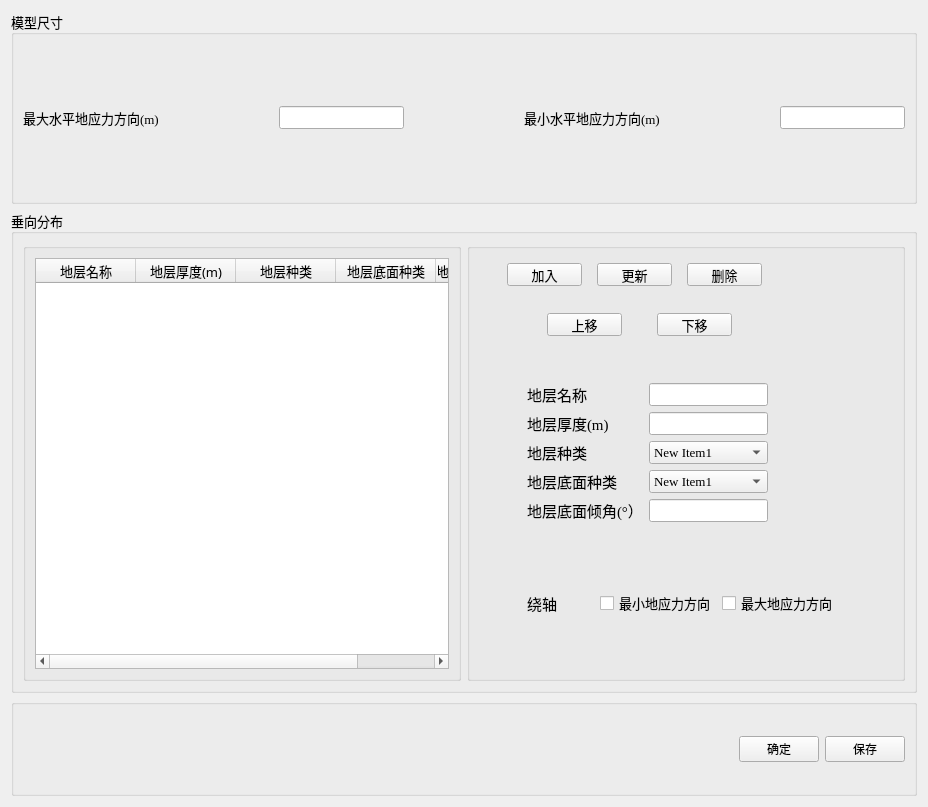
<?xml version="1.0" encoding="UTF-8"?>
<ui version="4.0">
 <class>Form</class>
 <widget class="QWidget" name="Form">
  <property name="geometry">
   <rect>
    <x>0</x>
    <y>0</y>
    <width>928</width>
    <height>807</height>
   </rect>
  </property>
  <property name="windowTitle">
   <string>地层分布设置</string>
  </property>
  <layout class="QVBoxLayout" name="verticalLayout" stretch="2,5,1">
   <item>
    <widget class="QGroupBox" name="groupBox">
     <property name="font">
      <font>
       <family>Agency FB</family>
       <pointsize>10</pointsize>
      </font>
     </property>
     <property name="title">
      <string>模型尺寸</string>
     </property>
     <layout class="QHBoxLayout" name="horizontalLayout">
      <item>
       <widget class="QLabel" name="label">
        <property name="font">
         <font>
          <family>Times New Roman</family>
          <pointsize>10</pointsize>
         </font>
        </property>
        <property name="text">
         <string>最大水平地应力方向(m)</string>
        </property>
       </widget>
      </item>
      <item>
       <spacer name="horizontalSpacer_2">
        <property name="orientation">
         <enum>Qt::Horizontal</enum>
        </property>
        <property name="sizeHint" stdset="0">
         <size>
          <width>40</width>
          <height>20</height>
         </size>
        </property>
       </spacer>
      </item>
      <item>
       <widget class="QLineEdit" name="lineEdit_1">
        <property name="font">
         <font>
          <family>Times New Roman</family>
         </font>
        </property>
       </widget>
      </item>
      <item>
       <spacer name="horizontalSpacer">
        <property name="orientation">
         <enum>Qt::Horizontal</enum>
        </property>
        <property name="sizeHint" stdset="0">
         <size>
          <width>40</width>
          <height>20</height>
         </size>
        </property>
       </spacer>
      </item>
      <item>
       <widget class="QLabel" name="label_2">
        <property name="font">
         <font>
          <family>Times New Roman</family>
          <pointsize>10</pointsize>
         </font>
        </property>
        <property name="text">
         <string>最小水平地应力方向(m)</string>
        </property>
       </widget>
      </item>
      <item>
       <spacer name="horizontalSpacer_3">
        <property name="orientation">
         <enum>Qt::Horizontal</enum>
        </property>
        <property name="sizeHint" stdset="0">
         <size>
          <width>40</width>
          <height>20</height>
         </size>
        </property>
       </spacer>
      </item>
      <item>
       <widget class="QLineEdit" name="lineEdit_2">
        <property name="font">
         <font>
          <family>Times New Roman</family>
         </font>
        </property>
       </widget>
      </item>
     </layout>
    </widget>
   </item>
   <item>
    <widget class="QGroupBox" name="groupBox_2">
     <property name="font">
      <font>
       <family>Agency FB</family>
       <pointsize>10</pointsize>
      </font>
     </property>
     <property name="title">
      <string>垂向分布</string>
     </property>
     <layout class="QHBoxLayout" name="horizontalLayout_2" stretch="1,1">
      <item>
       <widget class="QGroupBox" name="groupBox_4">
        <property name="title">
         <string/>
        </property>
        <layout class="QHBoxLayout" name="horizontalLayout_3">
         <item>
          <widget class="QTableWidget" name="tableWidget">
           <column>
            <property name="text">
             <string>地层名称</string>
            </property>
           </column>
           <column>
            <property name="text">
             <string>地层厚度(m)</string>
            </property>
           </column>
           <column>
            <property name="text">
             <string>地层种类</string>
            </property>
           </column>
           <column>
            <property name="text">
             <string>地层底面种类</string>
            </property>
           </column>
           <column>
            <property name="text">
             <string>地层底面倾角(°）</string>
            </property>
           </column>
          </widget>
         </item>
        </layout>
       </widget>
      </item>
      <item>
       <widget class="QGroupBox" name="groupBox_5">
        <property name="title">
         <string/>
        </property>
        <widget class="QPushButton" name="pushButton">
         <property name="geometry">
          <rect>
           <x>40</x>
           <y>20</y>
           <width>75</width>
           <height>23</height>
          </rect>
         </property>
         <property name="text">
          <string>加入</string>
         </property>
        </widget>
        <widget class="QWidget" name="layoutWidget">
         <property name="geometry">
          <rect>
           <x>60</x>
           <y>140</y>
           <width>241</width>
           <height>155</height>
          </rect>
         </property>
         <layout class="QFormLayout" name="formLayout">
          <item row="0" column="0">
           <widget class="QLabel" name="label_3">
            <property name="font">
             <font>
              <family>Agency FB</family>
              <pointsize>11</pointsize>
             </font>
            </property>
            <property name="text">
             <string>地层名称</string>
            </property>
           </widget>
          </item>
          <item row="0" column="1">
           <widget class="QLineEdit" name="lineEdit_3">
            <property name="font">
             <font>
              <family>Times New Roman</family>
             </font>
            </property>
           </widget>
          </item>
          <item row="1" column="0">
           <widget class="QLabel" name="label_4">
            <property name="font">
             <font>
              <family>Times New Roman</family>
              <pointsize>11</pointsize>
             </font>
            </property>
            <property name="text">
             <string>地层厚度(m)</string>
            </property>
           </widget>
          </item>
          <item row="1" column="1">
           <widget class="QLineEdit" name="lineEdit_4">
            <property name="font">
             <font>
              <family>Times New Roman</family>
             </font>
            </property>
           </widget>
          </item>
          <item row="2" column="0">
           <widget class="QLabel" name="label_6">
            <property name="font">
             <font>
              <family>Times New Roman</family>
              <pointsize>11</pointsize>
             </font>
            </property>
            <property name="text">
             <string>地层种类</string>
            </property>
           </widget>
          </item>
          <item row="3" column="0">
           <widget class="QLabel" name="Label">
            <property name="font">
             <font>
              <family>Times New Roman</family>
              <pointsize>11</pointsize>
             </font>
            </property>
            <property name="text">
             <string>地层底面种类</string>
            </property>
           </widget>
          </item>
          <item row="4" column="0">
           <widget class="QLabel" name="mDLabel">
            <property name="font">
             <font>
              <family>Times New Roman</family>
              <pointsize>11</pointsize>
             </font>
            </property>
            <property name="text">
             <string>地层底面倾角(°）</string>
            </property>
           </widget>
          </item>
          <item row="4" column="1">
           <widget class="QLineEdit" name="lineEdit_5">
            <property name="font">
             <font>
              <family>Times New Roman</family>
             </font>
            </property>
           </widget>
          </item>
          <item row="2" column="1">
           <widget class="QComboBox" name="comboBox">
            <property name="font">
             <font>
              <family>Times New Roman</family>
             </font>
            </property>
            <item>
             <property name="text">
              <string>New Item1</string>
             </property>
            </item>
            <item>
             <property name="text">
              <string>New Item2</string>
             </property>
            </item>
            <item>
             <property name="text">
              <string>New Item3</string>
             </property>
            </item>
           </widget>
          </item>
          <item row="3" column="1">
           <widget class="QComboBox" name="comboBox_2">
            <property name="font">
             <font>
              <family>Times New Roman</family>
             </font>
            </property>
            <item>
             <property name="text">
              <string>New Item1</string>
             </property>
            </item>
            <item>
             <property name="text">
              <string>New Item2</string>
             </property>
            </item>
            <item>
             <property name="text">
              <string>New Item3</string>
             </property>
            </item>
           </widget>
          </item>
         </layout>
         <zorder>lineEdit_3</zorder>
         <zorder>label_3</zorder>
         <zorder>label_4</zorder>
         <zorder>lineEdit_4</zorder>
         <zorder>label_6</zorder>
         <zorder>Label</zorder>
         <zorder>mDLabel</zorder>
         <zorder>lineEdit_5</zorder>
         <zorder>comboBox</zorder>
         <zorder>comboBox_2</zorder>
        </widget>
        <widget class="QPushButton" name="pushButton_4">
         <property name="geometry">
          <rect>
           <x>80</x>
           <y>70</y>
           <width>75</width>
           <height>23</height>
          </rect>
         </property>
         <property name="text">
          <string>上移</string>
         </property>
        </widget>
        <widget class="QPushButton" name="pushButton_5">
         <property name="geometry">
          <rect>
           <x>190</x>
           <y>70</y>
           <width>75</width>
           <height>23</height>
          </rect>
         </property>
         <property name="text">
          <string>下移</string>
         </property>
        </widget>
        <widget class="QPushButton" name="pushButton_2">
         <property name="geometry">
          <rect>
           <x>130</x>
           <y>20</y>
           <width>75</width>
           <height>23</height>
          </rect>
         </property>
         <property name="text">
          <string>更新</string>
         </property>
        </widget>
        <widget class="QPushButton" name="pushButton_3">
         <property name="geometry">
          <rect>
           <x>220</x>
           <y>20</y>
           <width>75</width>
           <height>23</height>
          </rect>
         </property>
         <property name="text">
          <string>删除</string>
         </property>
        </widget>
        <widget class="QWidget" name="gridLayoutWidget">
         <property name="geometry">
          <rect>
           <x>60</x>
           <y>320</y>
           <width>311</width>
           <height>81</height>
          </rect>
         </property>
         <layout class="QGridLayout" name="gridLayout">
          <item row="0" column="0">
           <widget class="QLabel" name="label_8">
            <property name="font">
             <font>
              <pointsize>11</pointsize>
             </font>
            </property>
            <property name="text">
             <string>绕轴</string>
            </property>
           </widget>
          </item>
          <item row="0" column="1">
           <widget class="QCheckBox" name="checkBox">
            <property name="text">
             <string>最小地应力方向</string>
            </property>
           </widget>
          </item>
          <item row="0" column="2">
           <widget class="QCheckBox" name="checkBox_2">
            <property name="text">
             <string>最大地应力方向</string>
            </property>
           </widget>
          </item>
         </layout>
        </widget>
       </widget>
      </item>
     </layout>
    </widget>
   </item>
   <item>
    <widget class="QGroupBox" name="groupBox_3">
     <property name="title">
      <string/>
     </property>
     <layout class="QHBoxLayout" name="horizontalLayout_4">
      <item>
       <spacer name="horizontalSpacer_4">
        <property name="orientation">
         <enum>Qt::Horizontal</enum>
        </property>
        <property name="sizeHint" stdset="0">
         <size>
          <width>40</width>
          <height>20</height>
         </size>
        </property>
       </spacer>
      </item>
      <item>
       <widget class="QPushButton" name="pushButton_6">
        <property name="text">
         <string>确定</string>
        </property>
       </widget>
      </item>
      <item>
       <widget class="QPushButton" name="pushButton_7">
        <property name="text">
         <string>保存</string>
        </property>
       </widget>
      </item>
     </layout>
    </widget>
   </item>
  </layout>
 </widget>
 <resources/>
 <connections>
  <connection>
   <sender>pushButton</sender>
   <signal>clicked()</signal>
   <receiver>Form</receiver>
   <slot>add()</slot>
   <hints>
    <hint type="sourcelabel">
     <x>472</x>
     <y>262</y>
    </hint>
    <hint type="destinationlabel">
     <x>303</x>
     <y>-3</y>
    </hint>
   </hints>
  </connection>
  <connection>
   <sender>pushButton_2</sender>
   <signal>clicked()</signal>
   <receiver>Form</receiver>
   <slot>update_data()</slot>
   <hints>
    <hint type="sourcelabel">
     <x>583</x>
     <y>264</y>
    </hint>
    <hint type="destinationlabel">
     <x>587</x>
     <y>-4</y>
    </hint>
   </hints>
  </connection>
  <connection>
   <sender>pushButton_3</sender>
   <signal>clicked()</signal>
   <receiver>Form</receiver>
   <slot>delete()</slot>
   <hints>
    <hint type="sourcelabel">
     <x>657</x>
     <y>259</y>
    </hint>
    <hint type="destinationlabel">
     <x>764</x>
     <y>201</y>
    </hint>
   </hints>
  </connection>
  <connection>
   <sender>pushButton_4</sender>
   <signal>clicked()</signal>
   <receiver>Form</receiver>
   <slot>up()</slot>
   <hints>
    <hint type="sourcelabel">
     <x>529</x>
     <y>314</y>
    </hint>
    <hint type="destinationlabel">
     <x>409</x>
     <y>-11</y>
    </hint>
   </hints>
  </connection>
  <connection>
   <sender>pushButton_5</sender>
   <signal>clicked()</signal>
   <receiver>Form</receiver>
   <slot>down()</slot>
   <hints>
    <hint type="sourcelabel">
     <x>622</x>
     <y>314</y>
    </hint>
    <hint type="destinationlabel">
     <x>662</x>
     <y>3</y>
    </hint>
   </hints>
  </connection>
  <connection>
   <sender>pushButton_6</sender>
   <signal>clicked()</signal>
   <receiver>Form</receiver>
   <slot>input_data()</slot>
   <hints>
    <hint type="sourcelabel">
     <x>635</x>
     <y>722</y>
    </hint>
    <hint type="destinationlabel">
     <x>800</x>
     <y>73</y>
    </hint>
   </hints>
  </connection>
  <connection>
   <sender>pushButton_7</sender>
   <signal>clicked()</signal>
   <receiver>Form</receiver>
   <slot>input_data_1()</slot>
   <hints>
    <hint type="sourcelabel">
     <x>748</x>
     <y>723</y>
    </hint>
    <hint type="destinationlabel">
     <x>771</x>
     <y>4</y>
    </hint>
   </hints>
  </connection>
 </connections>
 <slots>
  <slot>add()</slot>
  <slot>update_data()</slot>
  <slot>delete()</slot>
  <slot>up()</slot>
  <slot>down()</slot>
  <slot>input_data()</slot>
  <slot>input_data_1()</slot>
 </slots>
</ui>
